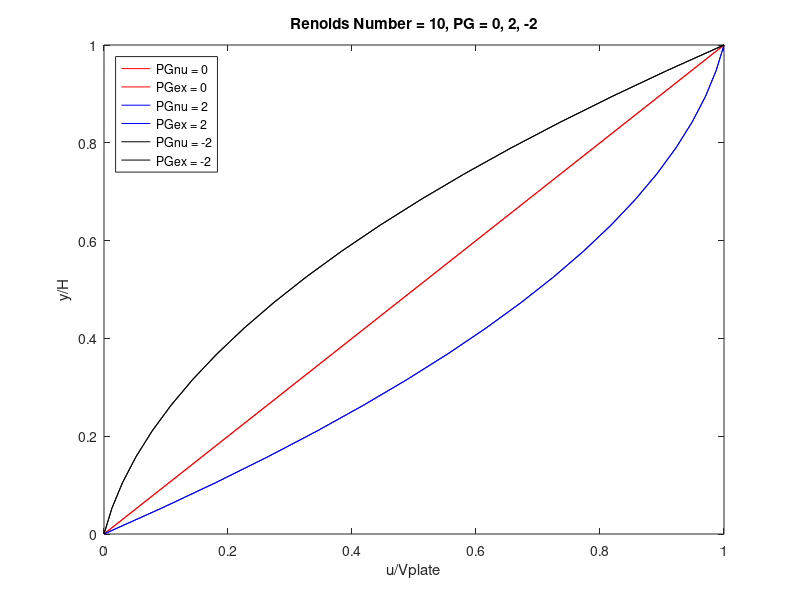
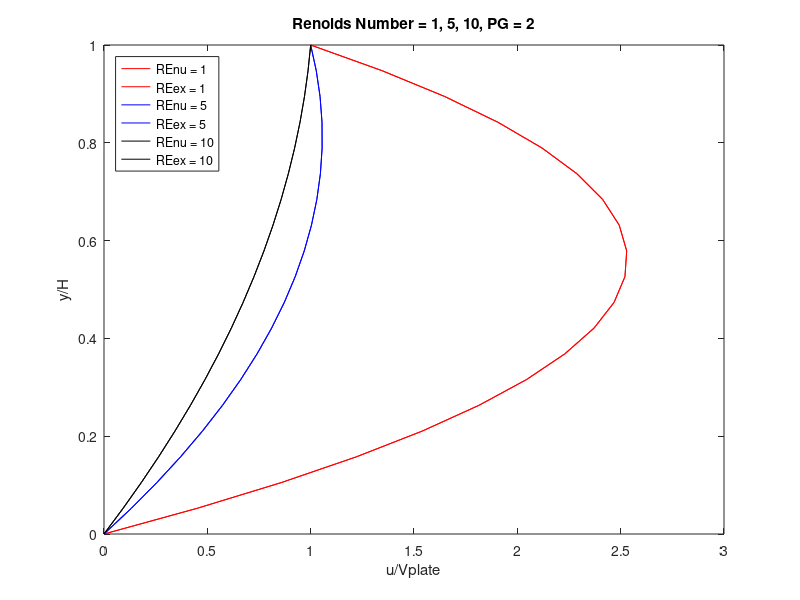

MATLAB code to generate these figures, in order:
%% ME2054
% Homework 2 - Couette Flow Solver
clear all; close all; clc;
%% RE = 10 PG = 0, 2, -2
figure
for l = 1:3
    Re = [10 10 10];
    PG = [0 2 -2];
    color = ['r','b','k'];
    
    % initializing variables
    mu = 1;
    rho = 1;
    H = 2;
    numInt = 20.0;
    
    % calculating variable depended values
    dy = H/(numInt-1);
    nu = mu/rho;
    Uplate = Re(l)*nu/H;
    dp = PG(l)*(-rho);
    dt = 0.5*dy^2/nu;
    steadyT = H^2/nu;
    nTimeStep = steadyT/dt;
    y = linspace(0,H,numInt);
    
    % allocating vector memory
    v = zeros(1,20);
    w = zeros(1,20);
    u = zeros(1,20);
    
    % Calculating exact solution
    for i = 1:numInt
        u(i) = Uplate * (y(i)/H) + dp/(2*mu) * (y(i)^2 - H * y(i));
        u(1) = 0;
        u(end) = Uplate;
    end
    
    
    % Calculating numerical solution
    for i = 1:nTimeStep
        for j = 2:numInt-1
            v(j) = dt*(PG(l)+mu*(w(j+1)-2*w(j)+w(j-1))/dy^2)+w(j);
            w(j) = v(j);
            w(1) = 0;
            w(end) = Uplate;
        end
        
    end
    
    % plotting
    numerical = w/Uplate;
    exact = u/Uplate;
    z = y/H;
    
    plot(numerical,z,color(l))
    hold on
    plot(exact,z,color(l))
end

title('Renolds Number = 10, PG = 0, 2, -2')
xlabel('u/Vplate')
ylabel('y/H')
ylim([0,1])
legend('PGnu = 0','PGex = 0','PGnu = 2','PGex = 2','PGnu = -2','PGex = -2','Location','northwest')
hold off
%% RE = 1 5 10 PG = 2
figure
for l = 1:3
    Re = [1 5 10];
    PG = [2 2 2];
    color = ['r','b','k'];
    
    % Re = 10; PG = 2;
    % initializing variables
    mu = 1;
    rho = 1;
    H = 2;
    numInt = 20.0;
    
    % calculating variable depended values
    dy = H/(numInt-1);
    nu = mu/rho;
    Uplate = Re(l)*nu/H;
    dp = PG(l)*(-rho);
    dt = 0.5*dy^2/nu;
    steadyT = H^2/nu;
    nTimeStep = steadyT/dt;
    y = linspace(0,H,numInt);
    
    % allocating vector memory
    v = zeros(1,20);
    w = zeros(1,20);
    u = zeros(1,20);
    
    % Calculating exact solution
    for i = 1:numInt
        u(i) = Uplate * (y(i)/H) + dp/(2*mu) * (y(i)^2 - H * y(i));
        u(1) = 0;
        u(end) = Uplate;
    end
    
    
    % Calculating numerical solution
    for i = 1:nTimeStep
        for j = 2:numInt-1
            v(j) = dt*(PG(l)+mu*(w(j+1)-2*w(j)+w(j-1))/dy^2)+w(j);
            w(j) = v(j);
            w(1) = 0;
            w(end) = Uplate;
        end
        
    end
    
    % plotting
    numerical = w/Uplate;
    exact = u/Uplate;
    z = y/H;
    
    plot(numerical,z,color(l))
    hold on
    plot(exact,z,color(l))
end
title('Renolds Number = 1, 5, 10, PG = 2')
xlabel('u/Vplate')
ylabel('y/H')
ylim([0,1])
legend('REnu = 1','REex = 1','REnu = 5','REex = 5','REnu = 10','REex = 10','Location','northwest')
hold off